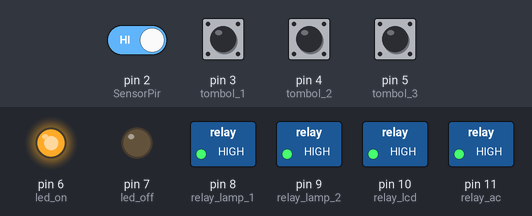
Simulated run of this sketch. Board: Arduino Uno, built with avr-gcc and run on an emulated ATmega328P. Parts: switched loads named in the sketch (green lamp = pin HIGH), output pins drawn as LEDs (lit = HIGH). The inputs (shaded band) are chosen by the test bench; at power-on: pin 2 (SensorPir), pin 3 (tombol_1), pin 4 (tombol_2), pin 5 (tombol_3) HIGH.

Above: at 11.2 s.
11.3 s: pin 3 (tombol_1) pulled LOW for 3.2 s
At 12.2 s:
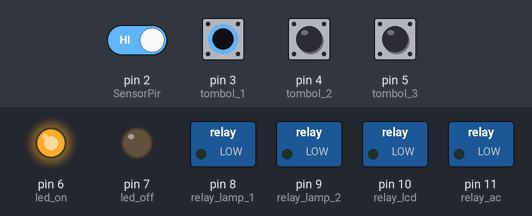
16.3 s: pin 5 (tombol_3) pulled LOW for 0.15 s
At 17.2 s:
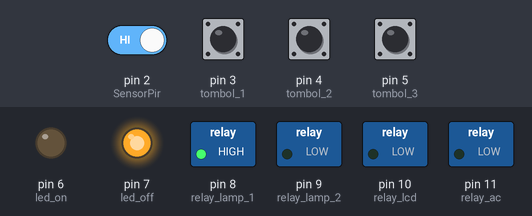
19.3 s: pin 3 (tombol_1) pulled LOW for 0.15 s
At 21.5 s:
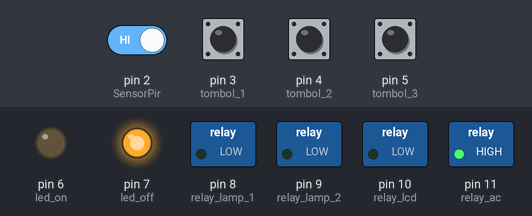
21.8 s: pin 5 (tombol_3) pulled LOW for 1 s
At 22.6 s:
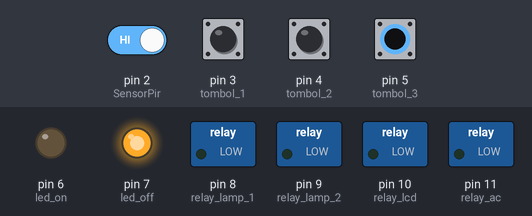
24.8 s: pin 3 (tombol_1) pulled LOW for 1 s
At 26.9 s:
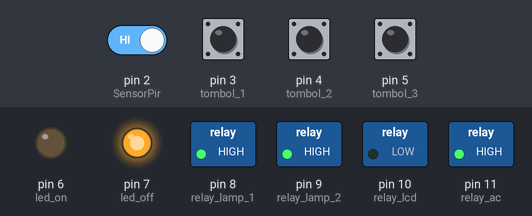
27.3 s: pin 5 (tombol_3) pulled LOW for 0.15 s
At 28.0 s:
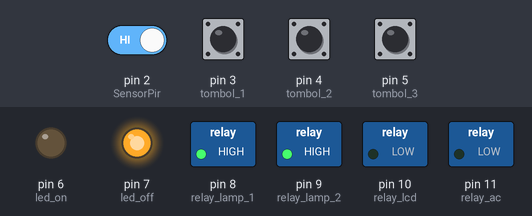
Timing chart, 0 to 30.3 s (numbered marks = the images above; inputs shaded):
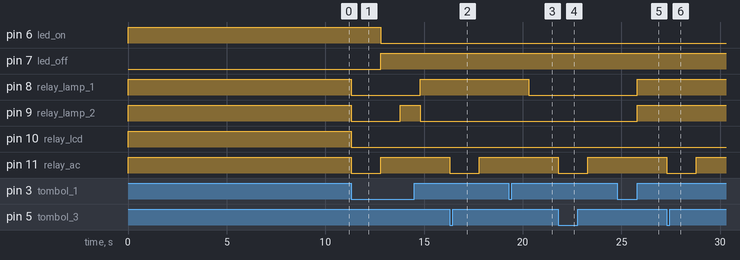

Measured:
- after the input at 11.3 s, pin 6 (led_on): HIGH → LOW after 1.5 s; pin 7 (led_off): LOW → HIGH after 1.5 s; pin 8 (relay_lamp_1): HIGH → LOW at once, → HIGH 3.5 s later; pin 9 (relay_lamp_2): HIGH → LOW at once, → HIGH 2.5 s later, → LOW 1.0 s later; pin 10 (relay_lcd): HIGH → LOW at once
- after the input at 16.3 s, pin 11 (relay_ac): HIGH → LOW at once, → HIGH 1.5 s later
- after the input at 19.3 s, pin 8 (relay_lamp_1): HIGH → LOW after 1.0 s
- after the input at 21.8 s, pin 11 (relay_ac): HIGH → LOW at once, → HIGH 1.5 s later
- after the input at 24.8 s, pin 8 (relay_lamp_1), pin 9 (relay_lamp_2): LOW → HIGH after 1.0 s
- after the input at 27.3 s, pin 11 (relay_ac): HIGH → LOW at once, → HIGH 1.5 s later

The sketch:

project_sesnorPir_kelas.ino
```cpp
#define SensorSuara 12

#define SensorPir 2 // sensor pin
int count_pir =0;
unsigned long timer_now=millis();
boolean start_timer=false;
unsigned long last_activ=0;

#define relay_lamp_1 8
#define relay_lamp_2 9
#define tombol_1  3 // saklar lampu
int lampu = 0;
int lightON = 0;
int st = 0;
int count = 0;

#define relay_ac 11
#define tombol_2  4 // saklar air conditioner
int ac = 0;
int acON = 0;
int st1 = 0;

#define relay_lcd 10
#define tombol_3  5 // saklar proyektor lcd
int proyektor = 0;
int proyektorON = 0;
int st2 = 0;

#define led_on 6
#define led_off 7

int state=0;

void setup() {
  Serial.begin(9600);
  pinMode(SensorSuara,INPUT);
  pinMode(SensorPir, INPUT_PULLUP);
  pinMode(tombol_1, INPUT_PULLUP);
  pinMode(tombol_2, INPUT_PULLUP);
  pinMode(tombol_3, INPUT_PULLUP);
  pinMode(relay_lamp_1, OUTPUT);
  pinMode(relay_lamp_2, OUTPUT);
  pinMode(relay_ac, OUTPUT);
  pinMode(relay_lcd, OUTPUT);
  pinMode(led_on, OUTPUT);
  pinMode(led_off, OUTPUT);
  digitalWrite(relay_lamp_1, HIGH);
  digitalWrite(relay_lamp_2, HIGH);
  digitalWrite(relay_ac, HIGH);
  digitalWrite(relay_lcd, HIGH);

  digitalWrite(led_on, HIGH);
  digitalWrite(led_off, LOW);
  delay(10000);
}

void loop() {
  if((digitalRead(tombol_1)==LOW || digitalRead(tombol_2)==LOW || digitalRead(tombol_3)==LOW) && state == 0){
    digitalWrite(relay_lamp_1, LOW);
    digitalWrite(relay_lamp_2, LOW);
    digitalWrite(relay_lcd, LOW);
    digitalWrite(relay_ac, LOW);
    delay(1500);
    digitalWrite(relay_ac, HIGH);
    state=1;
  }
  if(state==0){
    digitalWrite(relay_lamp_1, HIGH);
    digitalWrite(relay_lamp_2, HIGH);
    digitalWrite(relay_ac, HIGH);
    digitalWrite(relay_lcd, HIGH);
    digitalWrite(led_on, HIGH);
    digitalWrite(led_off, LOW);

   digitalWrite(led_on, HIGH);
   digitalWrite(led_off, LOW);
  }else{
    deteksigerakan();
    baca_pir();
  }
  /*
  int kondisi_pir = digitalRead(SensorPir);
  if(kondisi_pir == HIGH) {
   deteksigerakan();

  }
  else{
  digitalWrite(relay_lamp_1, HIGH);
  digitalWrite(relay_lamp_2, HIGH);
  digitalWrite(relay_ac, HIGH);
  digitalWrite(relay_lcd, HIGH);

  // kembali status aktif LOW pada lampu dan ac jika sensor == 1 maka lampu / ac == 1
  st =1; st1 =1;
  // kembali status aktif HIGH pada lcd proyektor jika sensor == 1 maka lcd proyektor == 0
  st2 =0;

  digitalWrite(led_on, HIGH);
  digitalWrite(led_off, LOW);
  }*/
}
void baca_pir() {
//  int kondisi_suara = digitalRead(SensorSuara);
  timer_now=millis();
  if (timer_now - last_activ > (5*1000)){
      int kondisi_pir = digitalRead(SensorPir);
      if (kondisi_pir == HIGH){
          state = 1;
          count_pir=0;
       }else{
        count_pir ++;
       }

      if (count_pir == 20){
        state = 0;
        count_pir=0;

        digitalWrite(relay_ac, LOW);
        delay(1500);
        digitalWrite(relay_ac, HIGH);
      }
      last_activ=millis();
  }


}
void deteksigerakan() {
  digitalWrite(led_on, LOW);
  digitalWrite(led_off, HIGH);
//  lampu = digitalRead(tombol_1);
//  if(lampu == HIGH && lightON == LOW){
//    st = 1-st;
//    delay(100);
//  }
//  lightON = lampu;
//    if(st == HIGH){
//      digitalWrite(relay_lamp, LOW);
//    }
//    else{
//      digitalWrite(relay_lamp, HIGH);
//    }

  lampu = digitalRead(tombol_1);
  if(lampu == LOW){
    delay(1000);
    count++;
  }
    if(count == 1){
        digitalWrite(relay_lamp_1, LOW);
        digitalWrite(relay_lamp_2, HIGH);
    }
      if(count == 2){
        digitalWrite(relay_lamp_1, HIGH);
        digitalWrite(relay_lamp_2, LOW);
      }
        if(count == 3){
        digitalWrite(relay_lamp_1, LOW);
        digitalWrite(relay_lamp_2, LOW);
        }
        if(count == 4){
        digitalWrite(relay_lamp_1, HIGH);
        digitalWrite(relay_lamp_2, HIGH);
        count = 0;
        }
//  ac = digitalRead(tombol_2);
//  if(ac == LOW && acON == LOW){
//    st1 = 1-st1;
//    delay(300);
//
//  //acON = ac;
//    if(st1 == HIGH){
//      digitalWrite(relay_ac, LOW);
//      delay(200);
//      digitalWrite(relay_ac, HIGH);
//    }
//    else{
//      digitalWrite(relay_ac, HIGH);
//      delay(200);
//      digitalWrite(relay_ac, LOW);
//    }
//  }

  ac = digitalRead(tombol_3);
  if(ac == LOW){
    digitalWrite(relay_ac, LOW);
    delay(1500);
    digitalWrite(relay_ac, HIGH);
  }

  proyektor = digitalRead(tombol_2);
  if(proyektor == LOW && proyektorON == LOW){
    st2 = 1-st2;
    delay(1000);
  proyektorON = proyektor;
    if(st2 == HIGH){
      digitalWrite(relay_lcd, LOW);
    }
    else{
      digitalWrite(relay_lcd, HIGH);
    }
  }
}
```
